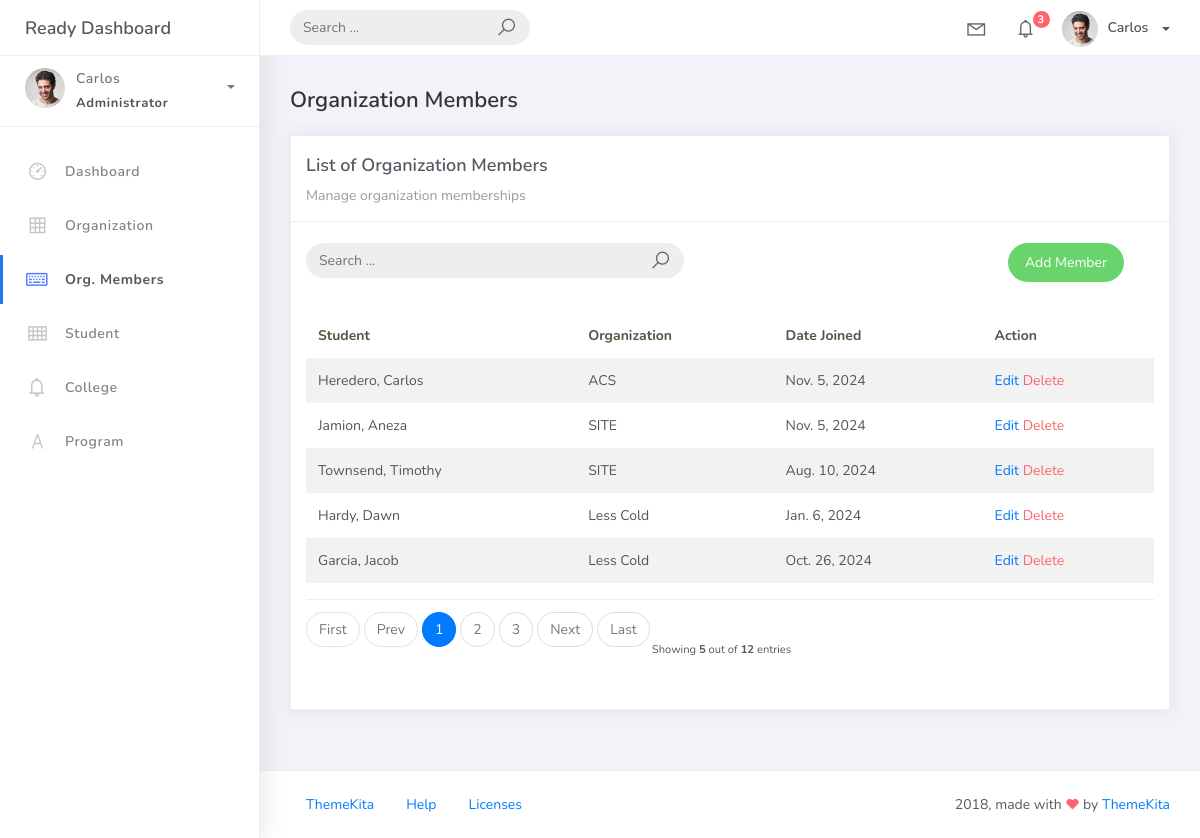
Page /orgmember_list/ on the earlier database version.
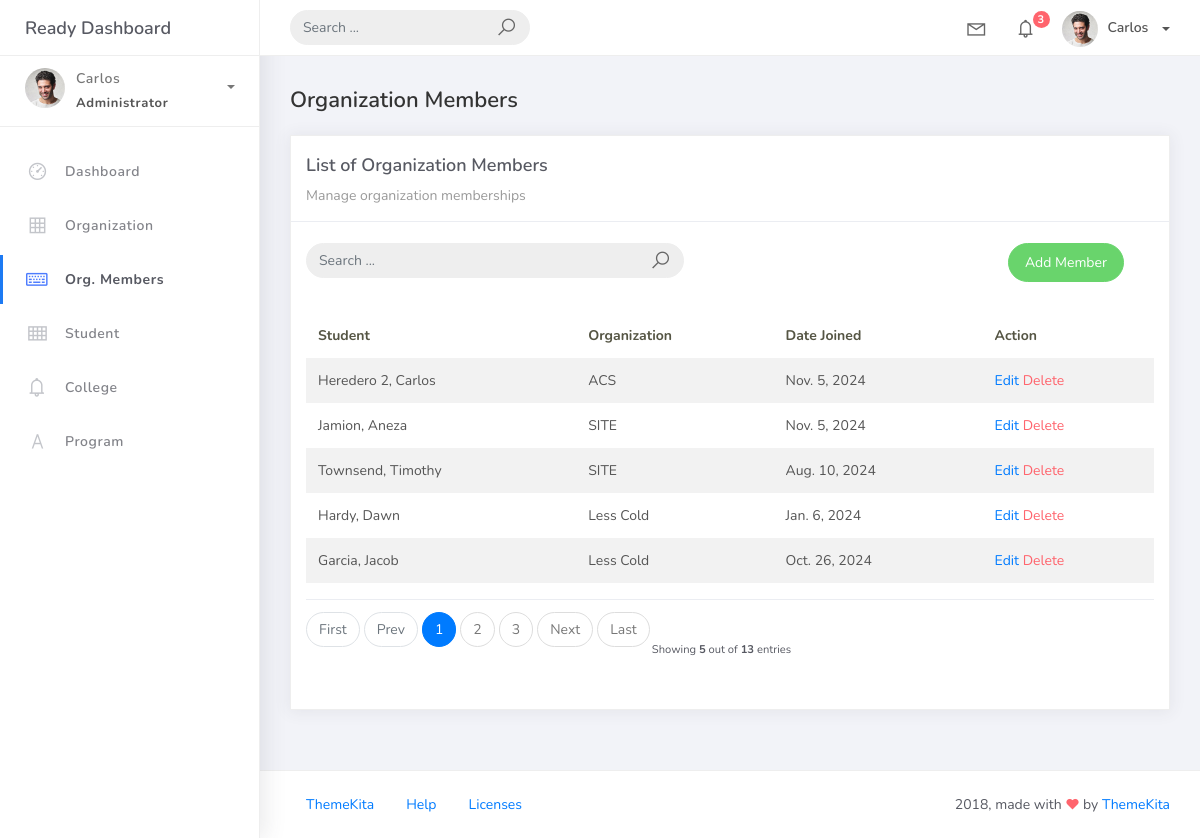
Same page on the later database version.
### studentorg/models.py (models this page shows, shortened)
class BaseModel(models.Model):
    created_at = models.DateTimeField(auto_now_add=True, db_index=True)
    updated_at = models.DateTimeField(auto_now=True)
    class Meta:
        abstract = True

class OrgMember(BaseModel):
    student = models.ForeignKey(Student, on_delete=models.CASCADE)
    organization = models.ForeignKey(Organization, on_delete=models.CASCADE)
    date_joined = models.DateField()

class Student(BaseModel):
    student_id = models.CharField(max_length=15)
    lastname = models.CharField(max_length=25, verbose_name="Last Name")
    firstname = models.CharField(max_length=25, verbose_name="First Name")
    middlename = models.CharField(max_length=25, blank=True, null=True)
    program = models.ForeignKey(Program, on_delete=models.CASCADE)
    college = models.ForeignKey(College, on_delete=models.CASCADE, default=1)
    def __str__(self):
        return f"{self.lastname}, {self.firstname}"

class Organization(BaseModel):
    name = models.CharField(max_length=250)
    college = models.ForeignKey(
        College, null=True, blank=True, on_delete=models.CASCADE)
    description = models.CharField(max_length=500)
    def __str__(self):
        return self.name

### studentorg/views.py (the view, shortened to what this page needs)
# urls.py: path('orgmember_list/', OrgMemberList.as_view(), name='orgmember-list'),
class OrgMemberList(ListView):
    model = OrgMember
    context_object_name = 'orgmember'
    template_name = 'orgmember/orgmember_list.html'
    paginate_by = 5
    model = OrgMember
    context_object_name = 'orgmember'
    template_name = 'orgmember/orgmember_list.html'
    paginate_by = 5
    def get_queryset(self, *args, **kwargs):
        qs = super().get_queryset(*args, **kwargs)
        return qs

### templates/orgmember/orgmember_list.html (shortened to what this page needs)
{% extends 'base.html' %} {% load static %} {% block content %}
<div class="content">
  <div class="container-fluid">
    <h4 class="page-title">Organization Members</h4>
    <div class="row">
      <div class="col-md-12">
        <div class="card">
          <div class="card-header">
            <div class="card-title">List of Organization Members</div>
            <div class="card-category">Manage organization memberships</div>
          </div>
          <br />
          <div class="col-md-12 row">
            <div class="col-md-6">
              <form
                class="navbar-left navbar-form nav-search mr-md-3"
                action="{% url 'orgmember-list' %}"
              >
                <div class="input-group">
                  <input
                    type="text"
                    placeholder="Search ..."
                    class="form-control"
                    name="q"
                  />
                  <div class="input-group-append">
                    <span class="input-group-text">
                      <i class="la la-search search-icon"></i>
                    </span>
                  </div>
                </div>
              </form>
            </div>
            <div class="col-md-6">
              <div class="pull-right">
                <a
                  href="{% url 'orgmember-add' %}"
                  class="btn btn-success btn-rounded"
                  >Add Member</a
                >
              </div>
            </div>
          </div>
          <div class="card-body">
            <table class="table table-striped mt-3">
              <thead>
                <tr>
                  <th scope="col">Student</th>
                  <th scope="col">Organization</th>
                  <th scope="col">Date Joined</th>
                  <th scope="col">Action</th>
                </tr>
              </thead>
              <tbody>
                {% for object in object_list %}
                <tr>
                  <td>{{ object.student }}</td>
                  <td>{{ object.organization }}</td>
                  <td>{{ object.date_joined }}</td>
                  <td>
                    <a href="{% url 'orgmember-update' object.id %}">Edit</a>
                    <a
                      href="{% url 'orgmember-delete' object.id %}"
                      class="text-danger"
                      >Delete</a
                    >
                  </td>
                </tr>
                {% endfor %}
              </tbody>
            </table>
            {% include 'includes/pagination.html' %}
          </div>
        </div>
      </div>
    </div>
  </div>
</div>
{% include "includes/message.html" %} {% endblock %}

Differences in the rows shown:
changed through a linked row, OrgMember "ACS": student "Heredero, Carlos" → "Heredero 2, Carlos"
Other differences:
{{ paginator.count }}: "12" → "13"
